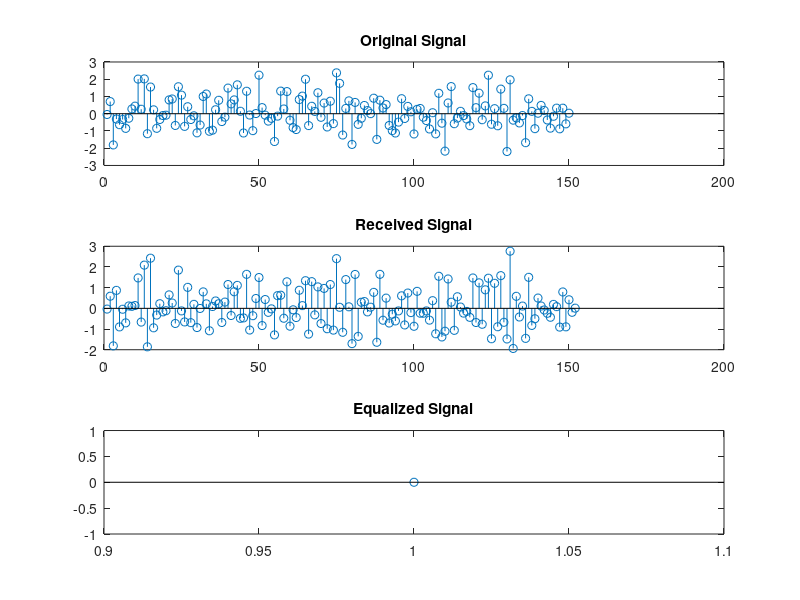

This chart was generated by the following MATLAB code:
% Simulating channel estimation and equalization with varying parameters
original_signal = randn(1, 150);
channel_response = [0.8, -0.5, 0.3]; % Different channel response
received_signal = conv(original_signal, channel_response);

% Estimate the channel using correlation-based method
estimated_channel = xcorr(received_signal, original_signal);
estimated_channel = estimated_channel(length(original_signal):end);

% Apply equalization to recover the original signal
equalized_signal = deconv(received_signal, estimated_channel);

% Plot the signals
figure;
subplot(3, 1, 1);
stem(original_signal);
title('Original Signal');

subplot(3, 1, 2);
stem(received_signal);
title('Received Signal');

subplot(3, 1, 3);
stem(equalized_signal);
title('Equalized Signal');
